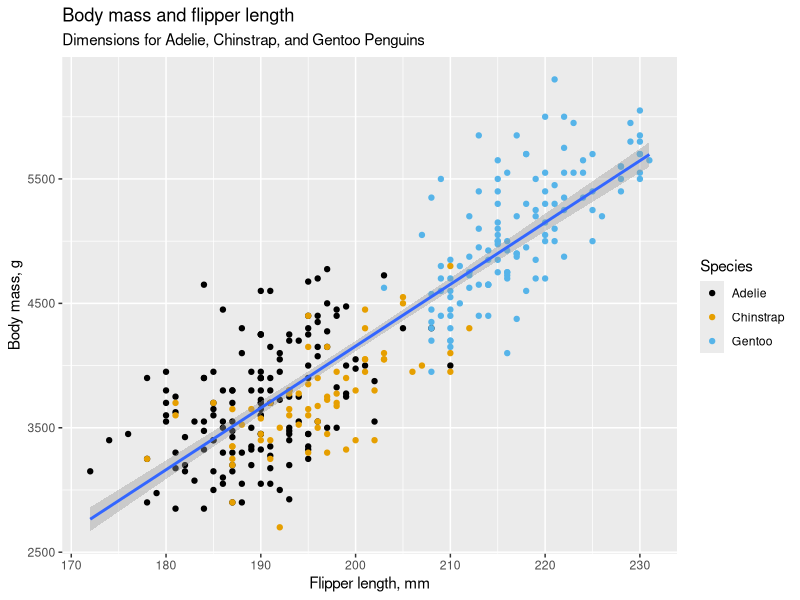
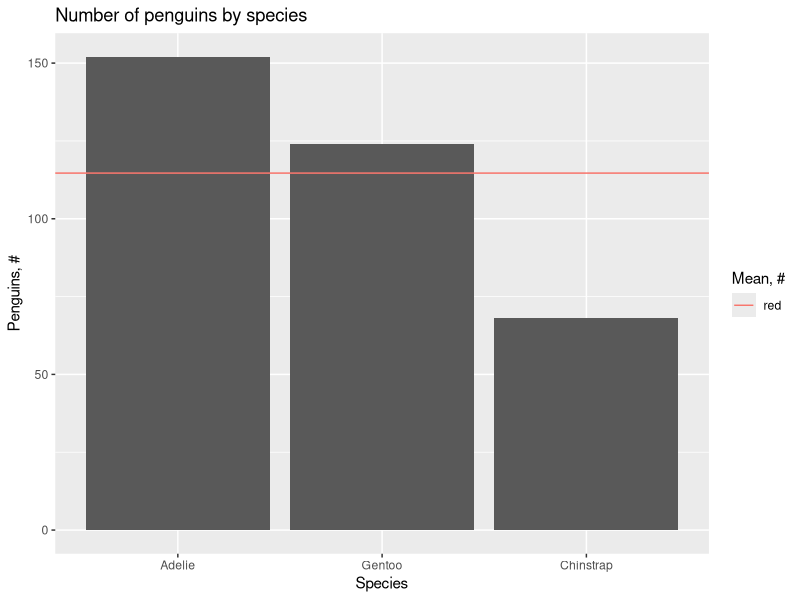
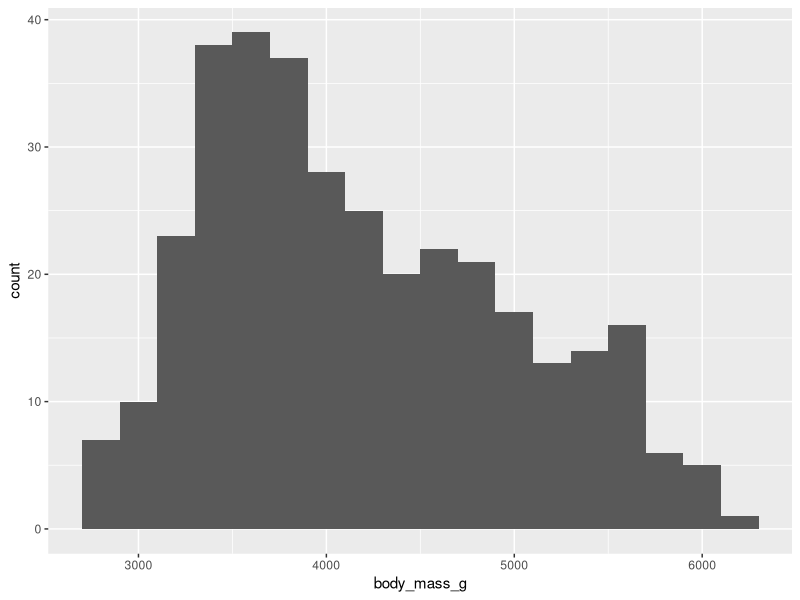
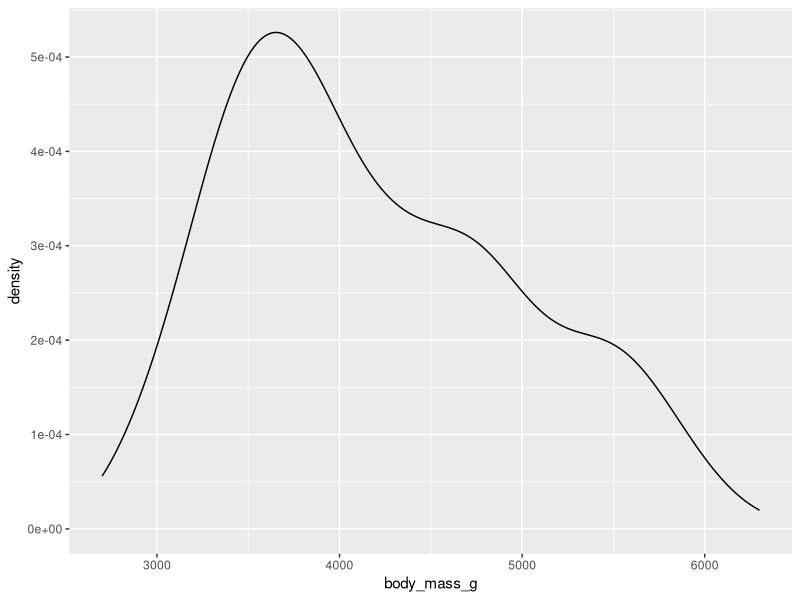
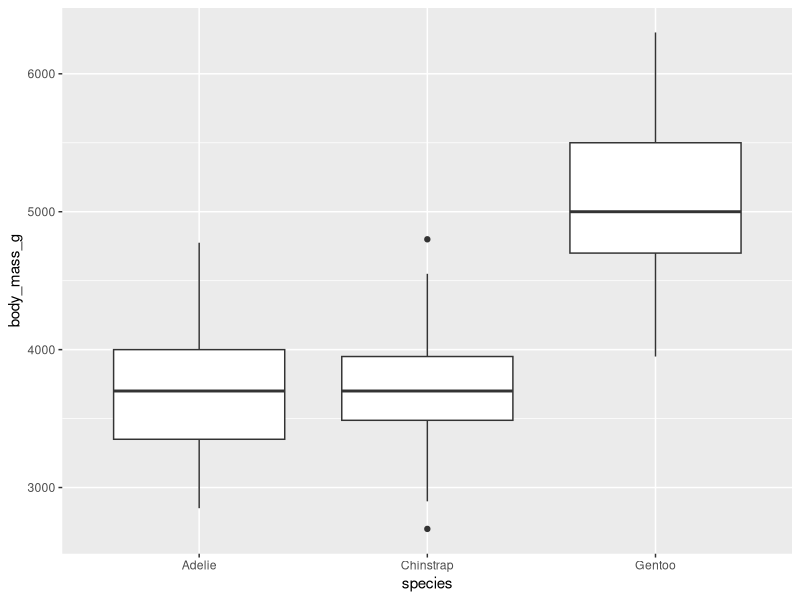
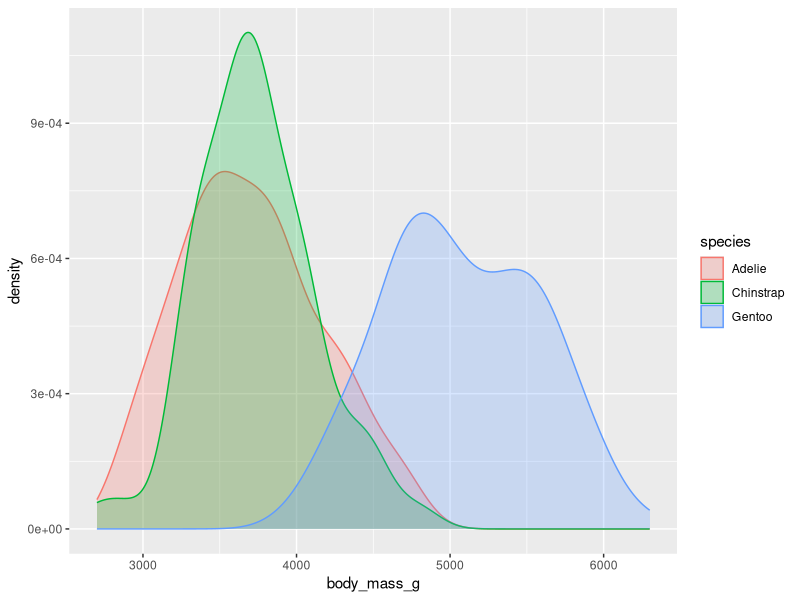
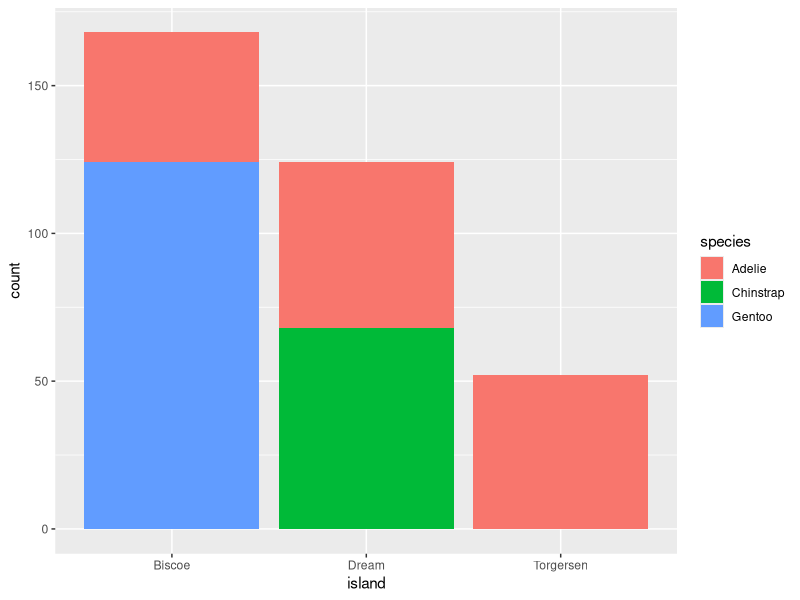
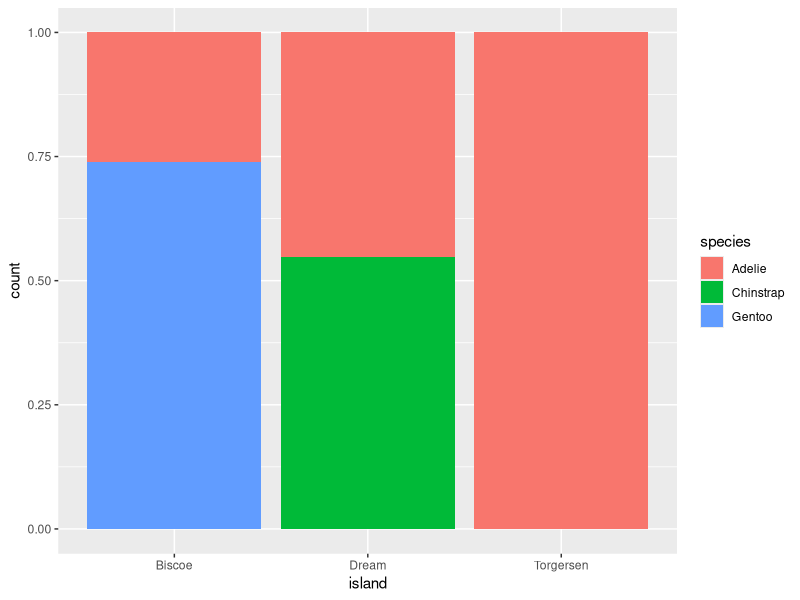

Write the R code that produced these figures, in order.
# this file contains worked examples and solutions to the problems from section 1 of
# Wickham, H. et al 2023. "R for Data Science", O'Reilly.
# the text is available at
# https://r4ds.hadley.nz/data-visualize

library(tidyverse)
# install.packages("palmerpenguins")
# install.packages("ggthemes")
library(palmerpenguins)
library(ggthemes)

# s c a t t e r p l o t

# start by inspecting the number of variables and their datatypes as well as the number of records
glimpse(penguins)
# pay attention to the factors' levels
levels(penguins$species)
levels(penguins$island)
levels(penguins$sex)
# summarise the numeric variables to get the idea of their range and distribution
summary(penguins$bill_length_mm)
summary(penguins$bill_depth_mm)
summary(penguins$flipper_length_mm)
summary(penguins$body_mass_g)
# mind NAs and develop a strategy for dealing with them

# in order to establish the relationship between two numeric variables, obviously, start with a scatterplot and, optionally, color-code or otherwise mark some categorical variables
ggplot(
  data = penguins,
  mapping = aes(x = flipper_length_mm, y = body_mass_g)
  ) +
  geom_point(mapping = aes(color = species)) +  #, shape = species )) +
  geom_smooth(method = "lm") +
  labs(
    title = "Body mass and flipper length",
    subtitle = "Dimensions for Adelie, Chinstrap, and Gentoo Penguins",
    x = "Flipper length, mm", y = "Body mass, g",
    color = "Species", shape = "Species"
  ) +
  scale_color_colorblind()

# exercises 1.2.5
# TODO

# d e n s i t y   p l o t   e t c

# a bar chart for categorical data
mean_ = sum(is.na(penguins$species) == FALSE) / nlevels(penguins$species)
ggplot(
  data = penguins,
  mapping = aes(x = fct_infreq(species))
  ) +
  geom_bar() +
  geom_hline(mapping = aes(yintercept = mean_, colour = "red")) +
  labs(
    title = "Number of penguins by species",
    x = "Species", y = "Penguins, #", colour = "Mean, #"
  )

# a histogram for discrete numerical data
ggplot(penguins, aes(x = body_mass_g)) +
  geom_histogram(binwidth = 200)

# a density plot for continuous numerical data
ggplot(penguins, aes(x = body_mass_g)) +
  geom_density()

# exercises 1.4.3
# TODO

# r e l a t i o n s h i p   o f   t w o +   v a r i a b l e s

# a boxplot
ggplot(penguins,
       aes(x = species, y = body_mass_g)) +
  geom_boxplot()

# density plots for separate categories
ggplot(penguins,
       aes(x = body_mass_g, color = species, fill = species)) +
  geom_density(alpha = 0.25)

# a stacked bar chart
ggplot(penguins,
       aes(x = island, fill = species)) +
  geom_bar()

# a normalised stacked  bar chart
ggplot(penguins,
       aes(x = island, fill = species)) +
  geom_bar(position = "fill")

# scatterplots with facets
ggplot(penguins,
       aes(x = flipper_length_mm, y = body_mass_g)
  ) +
  geom_point(aes(color = species, shape = species)) +
  facet_wrap(~island)

# exercises 1.5.5
# TODO


# exercises 1.6.1
# TODO